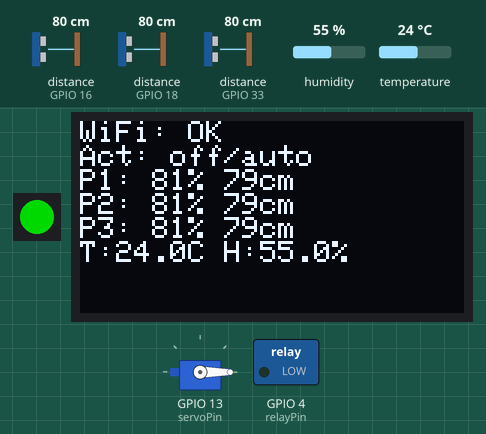
A sketch run on a simulated ESP32. Shown: servo, 1 RGB LEDs in strip order, left to right, 128×64 one-colour display, switched loads named in the sketch (green lamp = pin HIGH). Wiring (from diagram.json): 3 × ultrasonic range finder: trigger GPIO 5, echo GPIO 18 / trigger GPIO 17, echo GPIO 16 / trigger GPIO 32, echo GPIO 33. The inputs (shaded band) are chosen by the test bench; at power-on: distance to the obstacle (sensors on GPIO 16, GPIO 18, GPIO 33) 80 cm, humidity 55 %, temperature 24 °C. The echo pulse lasts 58.3 µs per cm; dim RGB values are drawn brighter than linear; WiFi joins after 1.5 s; servers stay silent unless stated; no MQTT or app messages arrive unless stated; pins used as bus, display or sensor lines are not drawn; what the sketch prints to the serial monitor is not drawn.

Above: at 2.7 s.
2.8 s: distance to the obstacle (sensor on GPIO 16) set to 250 cm
At 8.6 s:
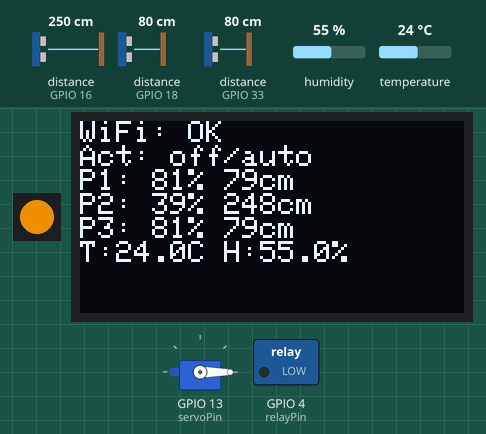
8.9 s: distance to the obstacle (sensor on GPIO 18) set to 2 cm
At 14.1 s:
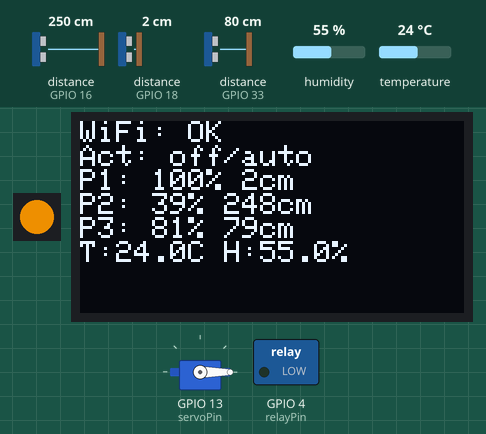
14.4 s: distance to the obstacle (sensor on GPIO 33) set to 2 cm
At 19.1 s:
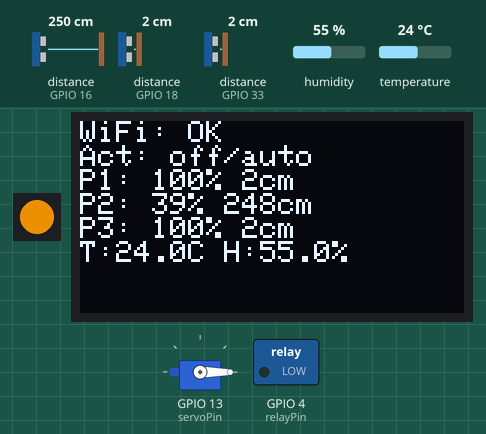
19.8 s: humidity set to 22 %
At 24.9 s:
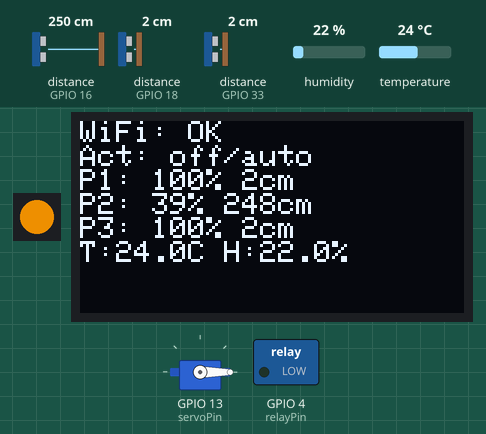
25.2 s: temperature set to 12 °C
At 30.0 s:
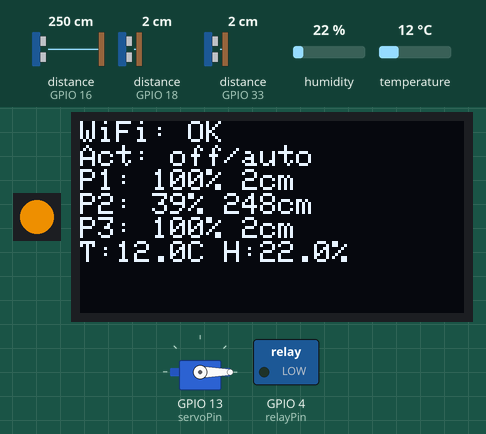
30.6 s: distance to the obstacle (sensor on GPIO 16) set to 2 cm
At 35.8 s:
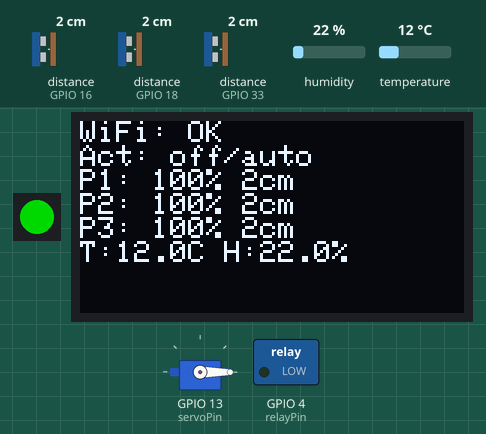
Timing chart, 0 to 37.0 s (numbered marks = the images above; inputs shaded):
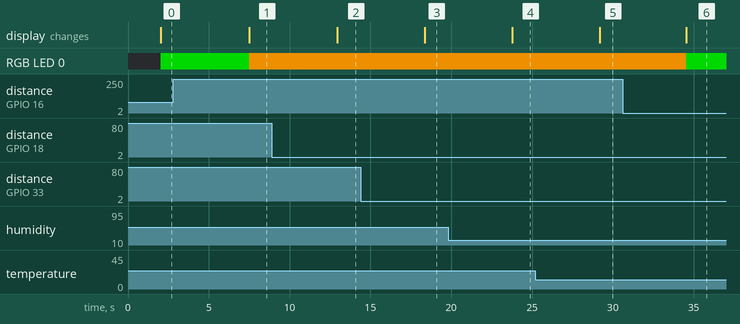

Measured:
- after the input at 2.8 s, RGB LED 0: RGB(0, 140, 0) → RGB(200, 120, 0) after 4.7 s; the display: changes after 4.7 s (image 1)
- after the input at 8.9 s, the display: changes after 4.0 s (image 2)
- after the input at 14.4 s, the display: changes after 4.0 s (image 3)
- after the input at 19.8 s, the display: changes after 4.0 s (image 4)
- after the input at 25.2 s, the display: changes after 4.0 s (image 5)
- after the input at 30.6 s, RGB LED 0: RGB(200, 120, 0) → RGB(0, 140, 0) after 3.9 s; the display: changes after 3.9 s (image 6)

The sketch:

sketch.ino
```cpp
#include <WiFi.h>
#include <PubSubClient.h>
#include <ArduinoJson.h>
#include <DHTesp.h>
#include <Wire.h>
#include <Adafruit_GFX.h>
#include <Adafruit_SSD1306.h>
#include <Adafruit_NeoPixel.h>
#include <ESP32Servo.h>

// ---- WiFi ----
const char* ssid = "Wokwi-GUEST";
const char* password = "";

// ---- MQTT ----
const char* mqtt_server = "broker.hivemq.com";
const char* mqtt_topic_data = "smartstock/ela35/data/esp32-001";
const char* mqtt_topic_actuator = "smartstock/ela35/actuator/esp32-001";

const char* deviceId = "esp32-001";

const int dhtPin = 15;
const int relayPin = 4;
const int servoPin = 13;
const int neoPixelPin = 12;
const int i2cSdaPin = 21;
const int i2cSclPin = 22;

const uint8_t oledWidth = 128;
const uint8_t oledHeight = 64;
const int stockCriticalPct = 20;
const int stockWarningPct = 40;

struct DistanceSensorConfig {
  const char* produitId;
  const char* productLabel;
  int trigPin;
  int echoPin;
};

DistanceSensorConfig distanceSensors[] = {
  {"produit-1", "Bac principal", 5, 18},
  {"produit-2", "Bac secondaire", 17, 16},
  {"produit-3", "Bac reserve", 32, 33},
};

const size_t DISTANCE_SENSOR_COUNT = sizeof(distanceSensors) / sizeof(distanceSensors[0]);

struct SensorSnapshot {
  const char* produitId;
  const char* productLabel;
  float distanceCm;
  int stockPercent;
};

WiFiClient espClient;
PubSubClient client(espClient);
DHTesp dhtSensor;
Adafruit_SSD1306 oledDisplay(oledWidth, oledHeight, &Wire, -1);
Adafruit_NeoPixel statusPixel(1, neoPixelPin, NEO_GRB + NEO_KHZ800);
Servo actuatorServo;

bool oledReady = false;
String lastActuatorState = "off";
String lastActuatorMode = "auto";
float lastActuatorThreshold = 75.0f;

int mapStockFromDistance(float distanceCm) {
  int stockPercent = map((int)distanceCm, 2, 400, 100, 0);
  stockPercent = constrain(stockPercent, 0, 100);
  return stockPercent;
}

float readDistanceCm(int trigPin, int echoPin) {
  digitalWrite(trigPin, LOW);
  delayMicroseconds(2);
  digitalWrite(trigPin, HIGH);
  delayMicroseconds(10);
  digitalWrite(trigPin, LOW);

  long duration = pulseIn(echoPin, HIGH, 35000);
  if (duration <= 0) {
    return -1.0;
  }

  return (duration * 0.034f) / 2.0f;
}

float readStableDistanceCm(int trigPin, int echoPin) {
  const int sampleCount = 5;
  float samples[sampleCount];
  int validCount = 0;

  for (int i = 0; i < sampleCount; i++) {
    float value = readDistanceCm(trigPin, echoPin);
    if (value > 0.0f && value <= 400.0f) {
      samples[validCount++] = value;
    }
    delay(20);
  }

  if (validCount == 0) {
    return -1.0f;
  }

  for (int i = 0; i < validCount - 1; i++) {
    for (int j = i + 1; j < validCount; j++) {
      if (samples[j] < samples[i]) {
        float temp = samples[i];
        samples[i] = samples[j];
        samples[j] = temp;
      }
    }
  }

  return samples[validCount / 2];
}

uint32_t colorForStock(int stockPercent, bool actuatorOn) {
  if (actuatorOn) {
    return statusPixel.Color(0, 70, 180);
  }

  if (stockPercent <= stockCriticalPct) {
    return statusPixel.Color(200, 0, 0);
  }

  if (stockPercent <= stockWarningPct) {
    return statusPixel.Color(200, 120, 0);
  }

  return statusPixel.Color(0, 140, 0);
}

void updateStatusPixel(int worstStockPercent, bool actuatorOn) {
  statusPixel.setPixelColor(0, colorForStock(worstStockPercent, actuatorOn));
  statusPixel.show();
}

void renderLocalDashboard(
  const SensorSnapshot* snapshots,
  size_t count,
  bool envValid,
  float temperatureC,
  float humidityPct,
  bool wifiConnected
) {
  if (!oledReady) {
    return;
  }

  oledDisplay.clearDisplay();
  oledDisplay.setTextSize(1);
  oledDisplay.setTextColor(SSD1306_WHITE);
  oledDisplay.setCursor(0, 0);

  oledDisplay.print("WiFi: ");
  oledDisplay.println(wifiConnected ? "OK" : "OFF");

  oledDisplay.print("Act: ");
  oledDisplay.print(lastActuatorState);
  oledDisplay.print("/");
  oledDisplay.println(lastActuatorMode);

  for (size_t i = 0; i < count && i < 3; i++) {
    oledDisplay.print("P");
    oledDisplay.print(i + 1);
    oledDisplay.print(": ");
    oledDisplay.print(snapshots[i].stockPercent);
    oledDisplay.print("% ");
    oledDisplay.print(snapshots[i].distanceCm, 0);
    oledDisplay.println("cm");
  }

  if (envValid) {
    oledDisplay.print("T:");
    oledDisplay.print(temperatureC, 1);
    oledDisplay.print("C H:");
    oledDisplay.print(humidityPct, 1);
    oledDisplay.println("%");
  } else {
    oledDisplay.println("Env: indisponible");
  }

  oledDisplay.display();
}

void applyActuatorState(const String& state, const String& mode, float threshold) {
  bool on = state.equalsIgnoreCase("on");
  digitalWrite(relayPin, on ? HIGH : LOW);
  actuatorServo.write(on ? 90 : 0);

  lastActuatorState = on ? "on" : "off";
  lastActuatorMode = mode;
  lastActuatorThreshold = threshold;

  Serial.print("Actionneur -> etat=");
  Serial.print(on ? "ON" : "OFF");
  Serial.print(" | mode=");
  Serial.print(mode);
  Serial.print(" | seuil_humidite=");
  Serial.println(threshold, 1);
}

void callback(char* topic, byte* payload, unsigned int length) {
  String message;
  for (int i = 0; i < length; i++) {
    message += (char)payload[i];
  }

  if (String(topic) == mqtt_topic_actuator) {
    JsonDocument doc;
    DeserializationError err = deserializeJson(doc, message);
    if (!err) {
      String stateOut = String((const char*)(doc["state"] | "off"));
      String modeOut = String((const char*)(doc["mode"] | "auto"));
      float thresholdOut = (float)(doc["humidity_threshold_pct"] | 75.0);
      applyActuatorState(stateOut, modeOut, thresholdOut);
    }
  }
}

void reconnect() {
  while (!client.connected()) {
    Serial.print("Attempting MQTT connection...");
    if (client.connect("ESP32Client_SmartStock")) {
      Serial.println("connected");
      client.subscribe(mqtt_topic_actuator);
    } else {
      Serial.print("failed, rc=");
      Serial.print(client.state());
      Serial.println(" try again in 5 seconds");
      delay(5000);
    }
  }
}


int sendTelemetry(const SensorSnapshot* snapshots, size_t count, bool envValid, float temperatureC, float humidityPct) {
  JsonDocument doc;
  doc["device_id"] = deviceId;
  doc["timestamp_ms"] = millis();
  doc["distance_stack"] = "tof_target_vl53l1x_wokwi_fallback_hcsr04";
  doc["env_stack"] = "bme280_target_wokwi_fallback_dht22";

  if (envValid) {
    doc["temperature_c"] = temperatureC;
    doc["humidity_pct"] = humidityPct;
  }

  JsonArray sensors = doc["sensors"].to<JsonArray>();
  for (size_t i = 0; i < count; i++) {
    JsonObject sensorObj = sensors.add<JsonObject>();
    sensorObj["produit_id"] = snapshots[i].produitId;
    sensorObj["product"] = snapshots[i].productLabel;
    sensorObj["distance_cm"] = snapshots[i].distanceCm;
    sensorObj["valeur"] = snapshots[i].stockPercent;
  }

  String jsonBody;
  serializeJson(doc, jsonBody);

  Serial.println("Envoi telemetrie via MQTT...");
  if (client.publish(mqtt_topic_data, jsonBody.c_str())) {
    return 200;
  } else {
    Serial.println("Erreur de publication MQTT");
    return -1;
  }
}

void connectWifi() {
  WiFi.mode(WIFI_STA);
  WiFi.begin(ssid, password);
  Serial.print("Connexion au WiFi");

  unsigned long wifiStart = millis();
  while (WiFi.status() != WL_CONNECTED) {
    if (millis() - wifiStart > 30000) {
      Serial.println("\nErreur WiFi: timeout de connexion");
      return;
    }
    delay(500);
    Serial.print(".");
  }

  Serial.println("\nConnecte au WiFi");
  Serial.print("IP locale: ");
  Serial.println(WiFi.localIP());
}

void showBootScreen() {
  if (!oledReady) {
    return;
  }

  oledDisplay.clearDisplay();
  oledDisplay.setTextSize(1);
  oledDisplay.setTextColor(SSD1306_WHITE);
  oledDisplay.setCursor(0, 0);
  oledDisplay.println("Smart Stock Edge");
  oledDisplay.println("OLED/NeoPixel/Servo");
  oledDisplay.println("ToF+BME target mode");
  oledDisplay.println("Wokwi fallback ON");
  oledDisplay.display();
}

void setup() {
  Serial.begin(115200);

  for (size_t i = 0; i < DISTANCE_SENSOR_COUNT; i++) {
    pinMode(distanceSensors[i].trigPin, OUTPUT);
    pinMode(distanceSensors[i].echoPin, INPUT);
  }

  pinMode(relayPin, OUTPUT);
  digitalWrite(relayPin, LOW);

  actuatorServo.setPeriodHertz(50);
  actuatorServo.attach(servoPin, 500, 2400);
  actuatorServo.write(0);

  statusPixel.begin();
  statusPixel.clear();
  statusPixel.show();

  Wire.begin(i2cSdaPin, i2cSclPin);
  oledReady = oledDisplay.begin(SSD1306_SWITCHCAPVCC, 0x3C);
  if (!oledReady) {
    Serial.println("OLED indisponible.");
  }

  showBootScreen();

  dhtSensor.setup(dhtPin, DHTesp::DHT22);

  Serial.println("Mode capteurs: ToF VL53L1X + BME280 (fallback Wokwi: HC-SR04 + DHT22)");

  connectWifi();
  client.setServer(mqtt_server, 1883);
  client.setCallback(callback);
  client.setBufferSize(1024);
  Serial.println("Pret a envoyer les donnees, mettre a jour OLED et piloter actionneur...");
}

void loop() {
  if (WiFi.status() != WL_CONNECTED) {
    Serial.println("WiFi deconnecte, reconnexion...");
    WiFi.disconnect();
    connectWifi();
    delay(1000);
    return;
  }

  if (!client.connected()) {
    reconnect();
  }
  client.loop();

  SensorSnapshot snapshots[DISTANCE_SENSOR_COUNT];
  int worstStock = 100;

  for (size_t i = 0; i < DISTANCE_SENSOR_COUNT; i++) {
    float distance = readStableDistanceCm(distanceSensors[i].trigPin, distanceSensors[i].echoPin);
    if (distance < 0) {
      distance = 400.0;
    }

    int stockPercent = mapStockFromDistance(distance);

    snapshots[i].produitId = distanceSensors[i].produitId;
    snapshots[i].productLabel = distanceSensors[i].productLabel;
    snapshots[i].distanceCm = distance;
    snapshots[i].stockPercent = stockPercent;

    if (stockPercent < worstStock) {
      worstStock = stockPercent;
    }

    Serial.print("[Capteur ");
    Serial.print(i + 1);
    Serial.print("] produit=");
    Serial.print(distanceSensors[i].produitId);
    Serial.print(" | distance=");
    Serial.print(distance, 1);
    Serial.print(" cm | stock=");
    Serial.print(stockPercent);
    Serial.println("%");
  }

  TempAndHumidity envData = dhtSensor.getTempAndHumidity();
  bool envValid = !isnan(envData.temperature) && !isnan(envData.humidity);

  if (envValid) {
    Serial.print("Temperature: ");
    Serial.print(envData.temperature, 1);
    Serial.println(" C");

    Serial.print("Humidite: ");
    Serial.print(envData.humidity, 1);
    Serial.println(" %");
  } else {
    Serial.println("Capteur environnement indisponible.");
  }

  updateStatusPixel(worstStock, lastActuatorState.equalsIgnoreCase("on"));
  renderLocalDashboard(
    snapshots,
    DISTANCE_SENSOR_COUNT,
    envValid,
    envData.temperature,
    envData.humidity,
    WiFi.status() == WL_CONNECTED
  );

  sendTelemetry(
    snapshots,
    DISTANCE_SENSOR_COUNT,
    envValid,
    envData.temperature,
    envData.humidity
  );

  delay(5000);
}
```
